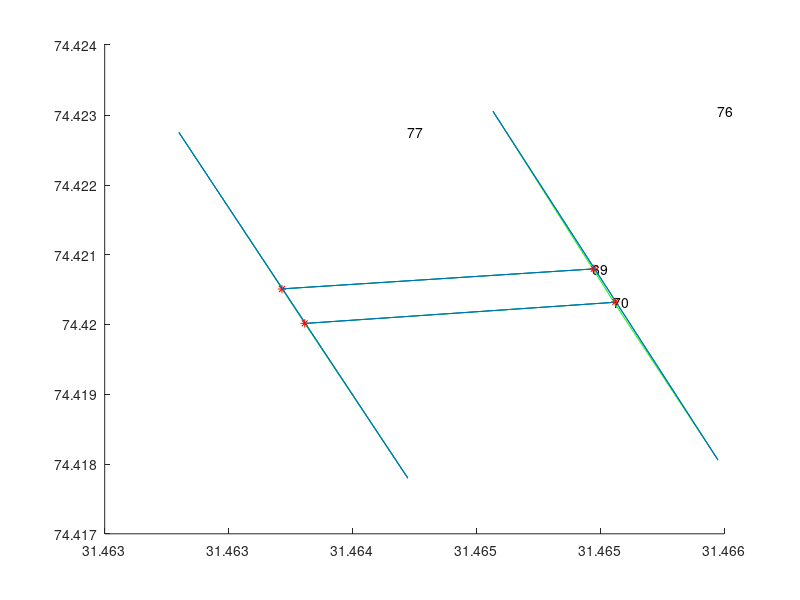

Recreate this plot in MATLAB. (Note: this script raises an error after producing the figure.)
%% load data into matlab
hold on
clear all
load('cellarray_ways.mat', 'cellarray_ways');
blocks={};
blocks{1}=[76,77,69,70];
blocks{2}=[191,219,263,264];
blocks{3}=[191,219,264,265];
blocks{4}=[110,109,158,126];
blocks{5}=[130,131,133,135];
blocks{6}=[241,242,235,238];
blocks{7}=[191,219,262,263];
blocks{8}=[191,219,261,262];
blocks{9}=[141,142,252,155];
blocks{10}=[166,165,74,167];
blocks{11}=[166,97,165,167];
blocks{12}=[166,83,74,97];
blocks{13}=[63,83,74,97];
blocks{14}=[63,80,74,97];
num_of_blocks=size(blocks)

for iii=1:num_of_blocks(2)
%Ways = zeros(length(cellarray_ways),length(cellarray_ways{cell_num}),2);
%% find block
for cell_num = 1:length(cellarray_ways)
    for point_num = 1:length(cellarray_ways{cell_num})
        Ways(cell_num,point_num,1) = cellarray_ways{cell_num}{point_num}(1);
        Ways(cell_num,point_num,2) = cellarray_ways{cell_num}{point_num}(2);
    end
end


%% load data into matlab

load('cellarray_ways.mat', 'cellarray_ways');

%Ways = zeros(length(cellarray_ways),length(cellarray_ways{cell_num}),2);
%% find block
for cell_num = 1:length(cellarray_ways)
    for point_num = 1:length(cellarray_ways{cell_num})
        Ways(cell_num,point_num,1) = cellarray_ways{cell_num}{point_num}(1);
        Ways(cell_num,point_num,2) = cellarray_ways{cell_num}{point_num}(2);
    end
end



hold on
X={};
Y={};



    
for cell_num = 1:length(cellarray_ways)
    %plot(Ways(cell_num,:,1) , Ways(cell_num,:,2));
  
     manual_ways_toshow=blocks{iii};
  %%manual_ways_toshow=[1:319]
%% manual_ways_toshow=[63,80,74,97];
    if (sum(cell_num==manual_ways_toshow)==1)
        
        disp([num2str(cell_num) ,'_']);
        %following code is used to detect if the path(set of points) is a
        %relatively straight line
        [p,struct] = polyfit( Ways(cell_num,1:length(cellarray_ways{cell_num}),1) , Ways(cell_num,1:length(cellarray_ways{cell_num}),2) ,1)
        if(struct.df<8 )% .df is a measure of straightness (dont know/need the exact details)
            
            plot( Ways(cell_num,1:length(cellarray_ways{cell_num}),1) , Ways(cell_num,1:length(cellarray_ways{cell_num}),2) ,'g');
            X{end+1}= Ways(cell_num,1:length(cellarray_ways{cell_num}),1);
            Y{end+1}= Ways(cell_num,1:length(cellarray_ways{cell_num}),2);
        else
            %dont plot lines that arent straight
            disp('is not a st line')
        end
        % number the lines for easy marking of paths
        text(max(Ways(cell_num,1:length(cellarray_ways{cell_num}),1)),max(Ways(cell_num,1:length(cellarray_ways{cell_num}),2)),num2str(cell_num))
        disp('^');
    end
end





%% pick a way and get its neighbouring ways
way_end={};
way_start={};
diff={};
for i = 1:length( manual_ways_toshow)
    
    
    way_end{i}=[X{i}(1),Y{i}(1)];   
    way_start{i}=[X{i}(length(X{i})),Y{i}(length(Y{i}))];
    diff{i}=way_end{i}-way_start{i};
    slopes(i)=(diff{i}(2)/diff{i}(1));
end
slopes1=slopes;
slopes=abs(slopes);
one=min(slopes);
one=find(slopes==one);
slopes(one)=inf;

two=min(slopes);
two=find(slopes==two);
slopes(one)=-inf;
slopes(two)=-inf;

three=max(slopes);
three=find(slopes==three);
slopes(three)=-inf;

four=max(slopes);
four=find(slopes==four);

slopes=slopes1   
   
   
   
   
   
   
   
   
   
   
   x1=[way_start{one}(1), way_end{one}(1)];
   y1=[way_start{one}(2), way_end{one}(2)];
   
    p1 = polyfit(x1,y1,1);
    
   x2=[way_start{four}(1), way_end{four}(1)];
   y2=[way_start{four}(2), way_end{four}(2)];
   
    p2 = polyfit(x2,y2,1); 
drawnow;

x_intersect = fzero(@(x) polyval(p1-p2,x),3);
y_intersect = polyval(p1,x_intersect);

line(x1,y1);

line(x2,y2);
plot(x_intersect,y_intersect,'r*')
x_pts(1)=x_intersect;
y_pts(1)=y_intersect;

%%%%%%%%%%%%%%%%%%%%%%%%%%%%%%%%%%%%%%%%%%%%%%%%%%%%%%%%%%%%%%%%%%%%%%%%%%%%%%%%%%%%%%%%%%%%%%%%%%%%%%%%%%%%%%%%%%%%
 x11=[way_start{one}(1), way_end{one}(1)];
   y11=[way_start{one}(2), way_end{one}(2)];
   
    p11 = polyfit(x11,y11,1);
    
   x21=[way_start{three}(1), way_end{three}(1)];
   y21=[way_start{three}(2), way_end{three}(2)];
   
    p21 = polyfit(x21,y21,1); 
%%drawnow;

x_intersect1 = fzero(@(x) polyval(p11-p21,x),3);
y_intersect1 = polyval(p11,x_intersect1);

line(x11,y11);

line(x21,y21);
plot(x_intersect1,y_intersect1,'r*')
x_pts(2)=x_intersect1;
y_pts(2)=y_intersect1;


%%%%%%%%%%%%%%%%%%%%%%%%%%%%%%%%%%%%%%%%%%%%%%%%%%%%%%%%%%%%%%%%%%%%%%%%%%%%%%%%%%%%%%%%%%%%%%%%%%%%%%%%%%%%%%%%%%
 x1=[way_start{two}(1), way_end{two}(1)];
   y1=[way_start{two}(2), way_end{two}(2)];
   
    p1 = polyfit(x1,y1,1);
    
   x2=[way_start{four}(1), way_end{four}(1)];
   y2=[way_start{four}(2), way_end{four}(2)];
   
    p2 = polyfit(x2,y2,1); 
%%drawnow;

x_intersect = fzero(@(x) polyval(p1-p2,x),3);
y_intersect = polyval(p1,x_intersect);

line(x1,y1);

line(x2,y2);
plot(x_intersect,y_intersect,'r*')
x_pts(3)=x_intersect;
y_pts(3)=y_intersect;
drawnow;
%%%%%%%%%%%%%%%%%%%%%%%%%%%%%%%%%%%%%%%%%%%%%%%%%%%%%%%%%%%%%%%%%%%%%%%%%%%%%%%%%%%%%%%%%%%%%%%%%%%%%%%%%%%%%%%%%%%%%%%%%
x1=[way_start{two}(1), way_end{two}(1)];
   y1=[way_start{two}(2), way_end{two}(2)];
   
    p1 = polyfit(x1,y1,1);
    
   x2=[way_start{three}(1), way_end{three}(1)];
   y2=[way_start{three}(2), way_end{three}(2)];
   
    p2 = polyfit(x2,y2,1); 
%%drawnow;

x_intersect = fzero(@(x) polyval(p1-p2,x),3);
y_intersect = polyval(p1,x_intersect);

line(x1,y1);

line(x2,y2);
plot(x_intersect,y_intersect,'r*')

x_pts(4)=x_intersect;
y_pts(4)=y_intersect;
%%%%%%%%%%%%%%%%%%%%%%%%%%%%%%%%%%%%%%%%%%%%%%%%%%%%%%%%%%%%%%%%%%%%%%%%%%%%%%%%%%%%%%%%%%%%%%%%%%%%%%%%%%%%%%%%%%%%%%%%%%%%%%%%%%%%%%%%5
drawnow;


%%%%%%%%%%%%%%%%%%%%%%%%%%%%%%%%%%%%%%%%%%%%%%%%%%%%%%%%%%%%%%%%%%%%%%%%%%%%%%%%%%%%%%%%%%%%%%%%%%%%%%%%%5
%%Find the 2 base points and the 2 top points%%
 indexOf_top_point_1 = -1;
 indexOf_top_point_2 = -1;
if(y_pts(1)<y_pts(3) && (y_pts(2)<y_pts(4)) )
    
        
        indexOf_base_point1 = 1;
        indexOf_base_point2 = 2;
        indexOf_top_point_1 = 3;
        indexOf_top_point_2 = 4;
        
    
    
elseif(y_pts(1)<y_pts(4) && (y_pts(2)<y_pts(3)))
     
    
        indexOf_base_point1 = 1;
        indexOf_base_point2 = 2;
        indexOf_top_point_1 = 3;
        indexOf_top_point_2 = 4;
    
     
        
else        
        indexOf_base_point1 = 3;
        indexOf_base_point2 = 4;
        indexOf_top_point_1 = 1;
        indexOf_top_point_2 = 2;
    
end



%%%%%%%%%%%%%%%%%%%%%%%%%%%%%%%%%%%%%%%%%%%%%%%%%%%%%%%%%%%%%%%%
%%Find Mid of the 2 pts and iterate%%
mid_x_basepts= x_pts(indexOf_base_point1)*0.5 + x_pts(indexOf_base_point2)*0.5;

mid_y_basepts= y_pts(indexOf_base_point1)*0.5 + y_pts(indexOf_base_point2)*0.5;

mid_x_top_pts= x_pts(indexOf_top_point_1)*0.5 + x_pts(indexOf_top_point_2)*0.5;

mid_y_top_pts= y_pts(indexOf_top_point_1)*0.5 + y_pts(indexOf_top_point_2)*0.5;


x_pts(5) = mid_x_basepts;

y_pts(5) = mid_y_basepts;

x_pts(6) = mid_x_top_pts;

y_pts(6) = mid_y_top_pts;

perpendicular_to_base_X = [x_pts(5),x_pts(6)];

perpendicular_to_base_Y = [y_pts(5),y_pts(6)];

plot(x_pts(5) , y_pts(5) , 'X')

plot(x_pts(6) , y_pts(6) , 'X')


%%%%%%%%%%%%%%%%%%%%%%%%%%%%%%%%%%%%%%%%%%%%%%%%%%%%%%%%%%%%%%%%%%%%%%%
%%%%%%%%%For dividing plots%%%%%%%%%%%%%%%%
if(x_pts(indexOf_base_point1) < x_pts(indexOf_base_point2))
    left_base_pt_x = (x_pts(indexOf_base_point1));
   
    left_base_pt_y = (y_pts(indexOf_base_point1));
    
    right_base_pt_x = (x_pts(indexOf_base_point2));
   
    right_base_pt_y = (y_pts(indexOf_base_point2));
    
    
else
    left_base_pt_x = (x_pts(indexOf_base_point2));
   
    left_base_pt_y = (y_pts(indexOf_base_point2));
    
    right_base_pt_x = (x_pts(indexOf_base_point1));
   
    right_base_pt_y = (y_pts(indexOf_base_point1));
end


if(x_pts(indexOf_top_point_1) < x_pts(indexOf_top_point_2))
    left_top_pt_x = (x_pts(indexOf_top_point_1));
   
    left_top_pt_y = (y_pts(indexOf_top_point_1));
    
    right_top_pt_x = (x_pts(indexOf_top_point_2));
   
    right_top_pt_y = (y_pts(indexOf_top_point_2));
    
else
    left_top_pt_x = (x_pts(indexOf_top_point_2));
   
    left_top_pt_y = (y_pts(indexOf_top_point_2));
    
    right_top_pt_x = (x_pts(indexOf_top_point_1));
   
    right_top_pt_y = (y_pts(indexOf_top_point_1));
end
slope_1=(right_top_pt_y - right_base_pt_y)/(right_top_pt_x -right_base_pt_x );

slope_2=(left_top_pt_y - left_base_pt_y)/(left_top_pt_x - left_base_pt_x );

curr_X1 = right_top_pt_x;

curr_Y1 = right_top_pt_y;

curr_X2 = left_top_pt_x;

curr_Y2 = left_top_pt_y;

%% controls size of each slice%%
delta = 0.00005;
count_1=0;
count_2=0;
%%%%%%%%%%%%%%%%%%%%%%%
if (slope_1 < 0 && slope_2 > 0)
    curr_X1 = right_base_pt_x;
    curr_Y1 = right_base_pt_y;
    while(curr_Y2+ slope_2 * delta >left_base_pt_y && curr_Y1+slope_1 * delta>right_base_pt_y)

  
    curr_X1 = curr_X1 + delta;

    curr_X2 = curr_X2 + delta*-1;

    curr_Y2 = curr_Y2 + slope_2 * delta*-1;

    curr_Y1 = curr_Y1 + slope_1 * delta;


    x_points = [curr_X1 ,  curr_X2];

    y_points = [curr_Y1 ,  curr_Y2];

    plot(x_points,y_points);

    count_1=count_1+  1;
    end
end
if (slope_2 < 0 && slope_1 > 0)
   
    while(curr_Y2+ slope_2 * delta >left_base_pt_y && curr_Y1+slope_1 * delta>right_base_pt_y)

  
    curr_X1 = curr_X1 + delta*-1;

    curr_X2 = curr_X2 + delta;

    curr_Y2 = curr_Y2 + slope_2 * delta;

    curr_Y1 = curr_Y1 + slope_1 * delta*-1;


    x_points = [curr_X1 ,  curr_X2];

    y_points = [curr_Y1 ,  curr_Y2];

    plot(x_points,y_points);

    count_1=count_1+  1;
    end
    
    
end
while(curr_Y2+ slope_2 * delta >left_base_pt_y && curr_Y1+slope_1 * delta>right_base_pt_y)

  
curr_X1 = curr_X1 + delta;

curr_X2 = curr_X2 + delta;

curr_Y2 = curr_Y2 + slope_2 * delta;

curr_Y1 = curr_Y1 + slope_1 * delta;


x_points = [curr_X1 ,  curr_X2];

y_points = [curr_Y1 ,  curr_Y2];

plot(x_points,y_points);

count_1=count_1+  1;
end

end



%%%%%%%%%%%%%%%%%%%%%%%%%%%%%%%%%%%%%%%%%%%%%%%%%%%%%